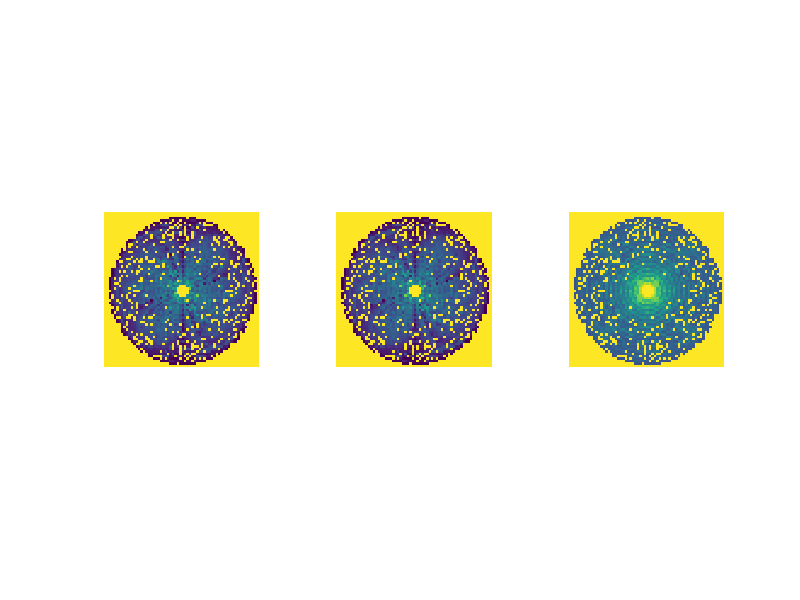

Recreate this plot in MATLAB. (Note: this script raises an error after producing the figure.)
%% Scripts for producing the data maps for 'A New Method for Ellipse Detection' by Nelson et al. (2015)
%
% Please run each section seperately.
%
% Details   This script contains two sections, each one can be run
% idependently and will produce the data maps as shown in Figures 7 and 8
% for 'A New Method for Ellipse Detection' by Nelson et al. (2015).
%
% Copyright 2015 Carl J. Nelson, Durham University, UK
%
% License   See included <a href="./LICENSE/">file</a> or visit
%           <a href="https://github.com/ChasNelson1990/...
%              A-New-Method-for-Ellipse-Detection-2015/">The GitHub
%              Repository</a>
%
% See also HEDAREXPERIMENTS

%% Create Uncertainty Map from Experiment 5:- Accuracy over m, M and theta
% Load Data
fileID = fopen('experiment5.dat','r');%N.B. assumes file is in working directory
dataArray = textscan(fileID, '%f%f%f%f%f%f%f%f%f%f%f%[^\n\r]', 'Delimiter', ',', 'EmptyValue' ,NaN,'HeaderLines' ,1, 'ReturnOnError', false);
fclose(fileID);
Major = dataArray{:, 3}; Minor = dataArray{:, 4}; Rotation = dataArray{:, 5};
PODJaqqard = dataArray{:, 7}; PODHJaqqard = dataArray{:, 9}; HoughJaqqard = dataArray{:, 11};
% Create Maps
podmap = zeros(64); podhmap = zeros(64); houghmap = zeros(64); nummap = zeros(64);
for i = 1:length(Major)
    if Major(i)==max(Major)%Creates the maps for the largest Major axis length in the data
        r = Minor(i); a = Rotation(i)+90;
        %Identify pixels to assign to
        p1 = [-r*sind(a),r*cosd(a)]; p2 = [r*sind(a),-r*cosd(a)];
        p1 = round(p1)+33; p2 = round(p2)+33;
        se = false(64); se(p1(1),p1(2)) = true; se(p2(1),p2(2)) = true;
        [r,c] = find(se);
        %Assign data to all maps
        for j=1:2
            podmap(r(j),c(j)) = podmap(r(j),c(j)) + PODJaqqard(i);
            podhmap(r(j),c(j)) = podhmap(r(j),c(j)) + PODHJaqqard(i);
            houghmap(r(j),c(j)) = houghmap(r(j),c(j)) + HoughJaqqard(i);
            nummap(r(j),c(j)) = nummap(r(j),c(j)) + 1;
        end
    end
end
% Normalise Pixels
triv = (nummap==0);
podmap = 1-(podmap./nummap); podmap(triv) = 0;
podhmap = 1-(podhmap./nummap); podhmap(triv) = 0;
houghmap = 1-(houghmap./nummap); houghmap(triv) = 0;
% Find Global Min and Max
all = [podmap(podmap>0);podhmap(podhmap>0);houghmap(houghmap>0)];
mx = max(all);
mn = min(all);
%Invert for 'Uncertainty' Map
podmap = 1-podmap;
podhmap = 1-podhmap;
houghmap = 1-houghmap;
tmp = mn;
mn = 1-mx;
mx = 1-tmp;
% Plot
figure('units','normalized','outerposition',[0 0 1 1])
subplot(131), imagesc(podmap), caxis([mn,mx]), axis image off;
subplot(132), imagesc(podhmap), caxis([mn,mx]), axis image off;
subplot(133), imagesc(houghmap), caxis([mn,mx]), axis image off;

%% Create Detection Number Map from Experiment 4:- Clustering and Overlapping Ellipses
% Load Data
fileID = fopen('experiment4.dat','r');%N.B. assumes file is in working directory
dataArray = textscan(fileID, '%f%f%f%f%f%f%f%f%f%f%f%[^\n\r]', 'Delimiter', ',', 'EmptyValue' ,NaN,'HeaderLines' ,1, 'ReturnOnError', false);
fclose(fileID);
distx = dataArray{:, 1}; disty = dataArray{:, 2};
PODn = dataArray{:, 3}; PODHn = dataArray{:, 5}; Houghn = dataArray{:, 7};
% Create Maps
sz = 211;%max(distx(:)) - min(distx(:));
pos = 106;
podmap = zeros(sz); podhmap = zeros(sz); houghmap = zeros(sz); nummap = zeros(sz);
distances = []; podmean = []; podhmean = []; houghmean = []; nummean = [];
for i = 1:size(distx,1)
    podmap(pos+distx(i),pos+disty(i)) = podmap(pos+distx(i),pos+disty(i)) + PODn(i);
    podhmap(pos+distx(i),pos+disty(i)) = podhmap(pos+distx(i),pos+disty(i)) + PODHn(i);
    houghmap(pos+distx(i),pos+disty(i)) = houghmap(pos+distx(i),pos+disty(i)) + Houghn(i);
    nummap(pos+distx(i),pos+disty(i)) = nummap(pos+distx(i),pos+disty(i)) + 1;
    dst = round(sqrt((distx(i))^2 + (disty(i))^2));
    idm = find(distances==dst);
    if isempty(idm)
        distances(end+1) = dst;
        podmean(end+1) = PODn(i);
        podhmean(end+1) = PODHn(i);
        houghmean(end+1) = Houghn(i);
        nummean(end+1) = 1;
    else
        podmean(idm) = podmean(idm)+PODn(i);
        podhmean(idm) = podhmean(idm)+PODHn(i);
        houghmean(idm) = houghmean(idm)+Houghn(i);
        nummean(idm) = nummean(idm) + 1;
    end
end
% Normalise Pixels
triv = (nummap==0);
podmap = (podmap./nummap); podmap(triv) = 0;
podhmap = (podhmap./nummap); podhmap(triv) = 0;
houghmap = (houghmap./nummap); houghmap(triv) = 0;
% Normalise and sort lists
triv = (nummean==0); [distances,ids] = sort(distances);
podmean = (podmean./nummean); podmean(triv) = 0; podmean = podmean(ids);
podhmean = (podhmean./nummean); podhmean(triv) = 0; podhmean = podhmean(ids);
houghmean = (houghmean./nummean); houghmean(triv) = 0; houghmean = houghmean(ids);

% Plot
figure('units','normalized','outerposition',[0 0 1 1])
subplot(231), imagesc(abs(podmap-2)); colormap parula; axis image off; caxis([0,10]);
subplot(232), imagesc(abs(podhmap-2)); colormap parula; axis image off; caxis([0,10]);
subplot(233), imagesc(abs(houghmap-2)); colormap parula; axis image off; caxis([0,10]);
subplot(234), plot(distances,podmean-2); xlim([0,sqrt(2*105^2)]); ylim([-2,10]);
subplot(235), plot(distances,podhmean-2); xlim([0,sqrt(2*105^2)]); ylim([-2,10])
subplot(236), plot(distances,houghmean-2); xlim([0,sqrt(2*105^2)]); ylim([-2,10])
